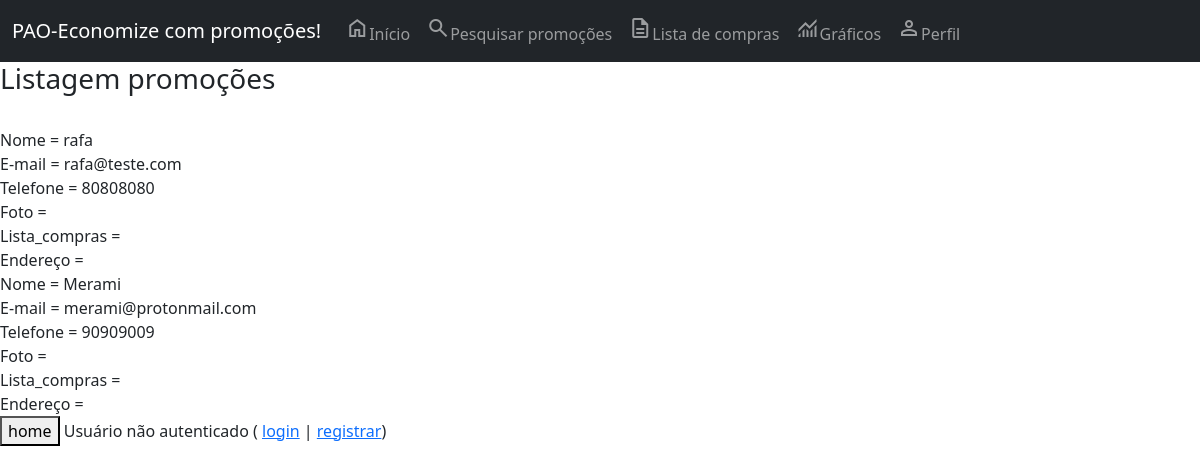
The app's page /listagem-usuarios/ with its own data.
### core/models.py (models this page shows, shortened)
class Usuario(models.Model):
    nome = models.CharField(max_length=100, verbose_name='Nome')
    email = models.EmailField(verbose_name='E-mail')
    telefone = models.CharField(max_length=20, blank=True, null=True, verbose_name='Telefone')
    foto = models.ImageField(upload_to='foto_cliente', blank=True, null=True, verbose_name='')
    id_lista_compras = models.ForeignKey(ListaCompras, blank=True, null=True, on_delete=models.CASCADE, verbose_name='ListaCompras')
    endereco = models.OneToOneField(Endereco, blank=True, null=True, on_delete=models.CASCADE, verbose_name='Endereço')
    class Meta:
        verbose_name_plural = 'Usuario'

### core/views.py (the view)
# urls.py: path('listagem-usuarios/', listagem_usuarios, name='url_listagem_usuarios'),
def listagem_usuarios(request):
    dados = Usuario.objects.all()
    contexto = {'dados': dados}
    return render(request, 'core/listagem_usuarios.html', contexto)

### core/templates/core/listagem_usuarios.html (shortened to what this page needs)
{% extends 'base.html' %}
{% load static %}
{% block main %}
<h3>Listagem promoções</h3> <br>
{% for i in dados %}
    Nome = {% if i.nome %} {{ i.nome }} {% endif %} <br>
    E-mail = {% if i.email %} {{ i.email }} {% endif %} <br>
    Telefone = {% if i.telefone %} {{ i.telefone }} {% endif %} <br>
    Foto = {% if i.foto %} {{ i.foto }} {% endif %} <br>
    Lista_compras = {% if i.id_lista_compras %} {{ i.id_lista_compras }} {% endif %} <br>
    Endereço = {% if i.id_endereco %} {{ i.id_endereco }} {% endif %} <br>
{% endfor %}
<button onclick="window.location.href='/'">home</button>
{% endblock %}

### records on screen
Usuario: nome "rafa", email "rafa@teste.com", telefone "80808080"
Usuario: nome "Merami", email "merami@protonmail.com", telefone "90909009"
